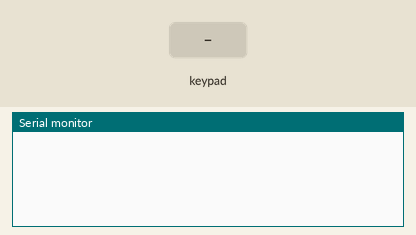
This sketch was run on a simulated Arduino Uno, built with avr-gcc and run on an emulated ATmega328P. Shown: the last lines printed to the serial monitor. Wiring (inferred from the names in the program): 4×4 keypad with keys 1 2 3 A 4 5 6 B 7 8 9 C * 0 # D: rows pin 8, pin 9, pin 10, pin 11; columns pin 4, pin 5, pin 6, pin 7. The inputs (shaded band) are chosen by the test bench. Random numbers use the default seed unless the sketch sets one.

Above: at 1.2 s.
1.3 s: key '1' pressed
At 2.5 s:
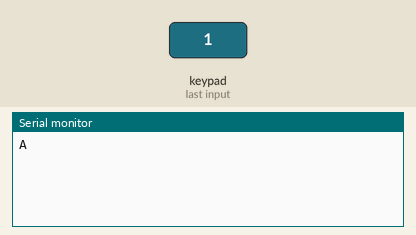
2.8 s: keypad keys 2 5 pressed 0.4 s apart
At 3.9 s:
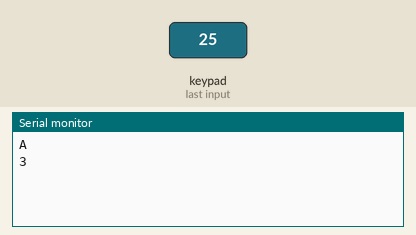
5.1 s: key '3' pressed
At 5.6 s:
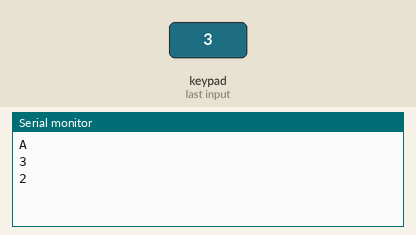

Measured:
- after the input at 1.3 s, the serial monitor: prints a new line at once (image 1)
- after the input at 2.8 s, the serial monitor: prints a new line at once (image 2)
- after the input at 5.1 s, the serial monitor: prints a new line at once (image 3)

The sketch:

e4.ino
```cpp
#define ROW1 11
#define ROW2 10
#define ROW3 9
#define ROW4 8

#define COL1 7
#define COL2 6
#define COL3 5
#define COL4 4

const char keys[4][4] = {
    {'1', '2', '3', 'A'},
    {'4', '5', '6', 'B'},
    {'7', '8', '9', 'C'},
    {'*', '0', '#', 'D'}
};

int getCol();
int getRow();
char getInputChar(int col, int row);

void setup()
{
    Serial.begin(9600);

    pinMode(ROW1, OUTPUT);
    pinMode(ROW2, OUTPUT);
    pinMode(ROW3, OUTPUT);
    pinMode(ROW4, OUTPUT);

    pinMode(COL1, INPUT);
    pinMode(COL2, INPUT);
    pinMode(COL3, INPUT);
    pinMode(COL4, INPUT);
}

void loop()
{
    switch (getCol()) {
        case COL1: {
                       Serial.println(getInputChar(COL1, getRow()));
                       delay(1000);
                       break;
                   }
        case COL2: {
                       Serial.println(getInputChar(COL2, getRow()));
                       delay(1000);
                       break;
                   }
        case COL3: {
                       Serial.println(getInputChar(COL3, getRow()));
                       delay(1000);
                       break;
                   }
        case COL4: {
                       Serial.println(getInputChar(COL4, getRow()));
                       delay(1000);
                       break;
                   }
    }
}

int getCol() {
    if (digitalRead(COL1) == 0) return COL1;
    if (digitalRead(COL2) == 0) return COL2;
    if (digitalRead(COL3) == 0) return COL3;
    if (digitalRead(COL4) == 0) return COL4;
}

int getRow() {
    char rows[4] = { ROW1, ROW2, ROW3, ROW4 };
    char row = -1;
    for (char i = 0; i < 4; i++) {
        pinMode(rows[i], INPUT);
        row = digitalRead(rows[i]);
        pinMode(rows[i], OUTPUT);
        if (row == 1) return rows[i];
    }
    return 0;
}

char getInputChar(int col, int row) {
    int c;
    int r;

    c = map(col, COL1, COL4, 0, 3);
    r = map(row, ROW1, ROW4, 0, 3);

    return keys[r][c];
}
```

e6.c
```cpp
#include <stdio.h>
#include <stdlib.h>
#include <time.h>

#define MAX         20
#define HIGHEST_NUM 99

int main(void) {
    int a[MAX];
    int *p = a;

    srand(time(NULL));
    for (char i = 0; i < MAX; i++) {
        a[i] = rand() % HIGHEST_NUM + 1;
    }

    printf("The value of the address of the array (pointer) is: %p\n", a);
    printf("First integer in the array is (array[0]): %d\n", a[0]);
    printf("The last integer in the array is: %d\n", a[MAX - 1]);
    printf("The size of an integer (number of bytes) is: %ld\n", sizeof(int));
    printf("The size of the whole array in bytes is: %ld\n", sizeof(a));

    printf("Value of each element in array: \n");
    do {
        printf("%d ", *p);
    } while (++p - a < MAX);
    putchar('\n');

    printf("Value of each element * 2 in array: \n");
    p = a;
    do {
        printf("%d ", *p * 2);
    } while (++p - a < MAX);
    putchar('\n');
}
```

e7.c
```cpp
#include <stdio.h>
#include <string.h>

#define MAX_CHAR 20

void copy_str(char *out, char *in);

int main(void) {
    char a[MAX_CHAR], b[MAX_CHAR], c[MAX_CHAR];

    char *result;
    if ((result = fgets(a, MAX_CHAR, stdin)) == NULL) {
        printf("Error reading input!\n");
    }

    strcpy(b, a);
    copy_str(c, a);

    printf("Original input: %s\n", a);
    printf("Copied with strcpy: %s\n", b);
    printf("Copied with ma own method: %s\n", c);
}

void copy_str(char *out, char *in) {
    do {
        *out = *in;
        out++;
    } while (*(++in) != '\0');

    *out = '\0';
}
```
